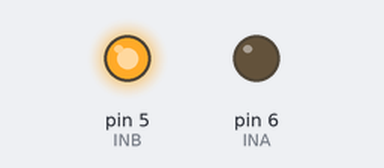
Bench run of a sketch on a simulated Arduino Uno, built with avr-gcc and run on an emulated ATmega328P. Shown: output pins drawn as LEDs (lit = HIGH).

Above: at 0.1 s.
Timing chart, 0 to 1.6 s (numbered marks = the images above):
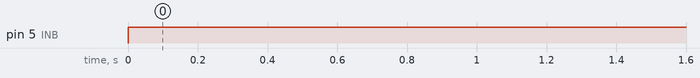

The sketch:

L9110FanMotor.ino
```cpp
int INA = 6;
int INB = 5;
//int dutylow = 0;
//int dutyhigh = 255;

void setup()
{
pinMode(INA,OUTPUT);
pinMode(INB,OUTPUT);
}

void loop()
{

digitalWrite(INB,HIGH);
digitalWrite(INA,LOW);
//delay(3000);

/*for(int i = dutylow; i < dutyhigh; i++){
analogWrite(INB,LOW);
analogWrite(INA,i);
delay(10);
}
for(int i = dutyhigh; i < dutylow; i--){
analogWrite(INB,LOW);
analogWrite(INA,i);
delay(10);
}*/
}
```

Measured:
- by itself, pin 5 (INB): LOW → HIGH at 0.00 s
